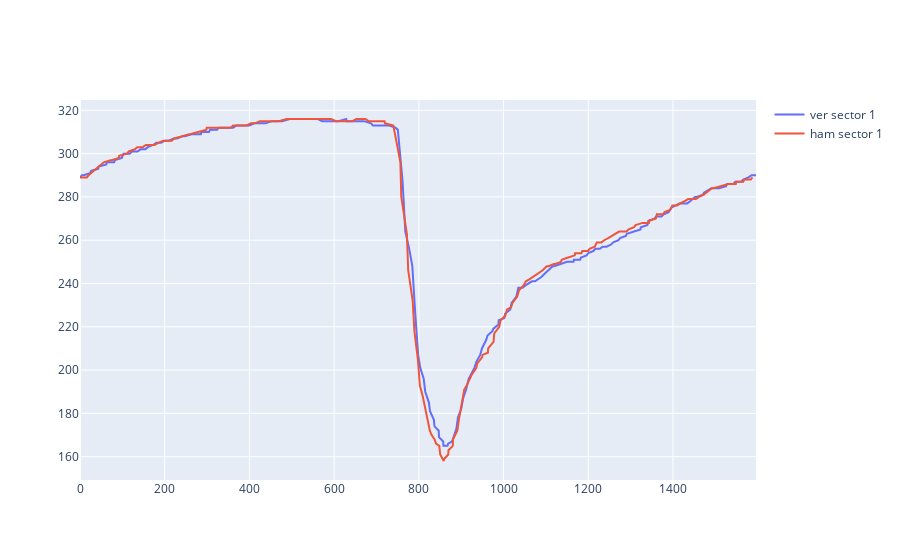

This figure's notebook cell:
### Code cell
ver_sector1 = telemetry.loc[(telemetry['Distance'] < 1600)]
ham_sector1 = ham_telemetry.loc[(ham_telemetry['Distance'] < 1600)]

data = [
    go.Scatter(x=ver_sector1["Distance"], y=ver_sector1["Speed"],
               name='ver sector 1'),
    go.Scatter(x=ham_sector1["Distance"], y=ham_sector1["Speed"],
               name='ham sector 1'),
]
fig = go.Figure(data=data)
# fig.show()

# fig = px.line(foo, x="X", y="Y")

fig.show()

### Figure 1 — Plotly figure (JSON) as saved in the notebook; plotly's stock layout.template omitted (floating-point values rounded to 4 significant figures; data arrays with more than 128 entries replaced by an {"elided": "..."} marker saying what was removed)
{"data": [{"name": "ver sector 1", "type": "scatter", "x": {"elided": "188 float values"}, "y": {"elided": "188 int values"}}, {"name": "ham sector 1", "type": "scatter", "x": {"elided": "188 float values"}, "y": {"elided": "188 int values"}}], "layout": {}}
